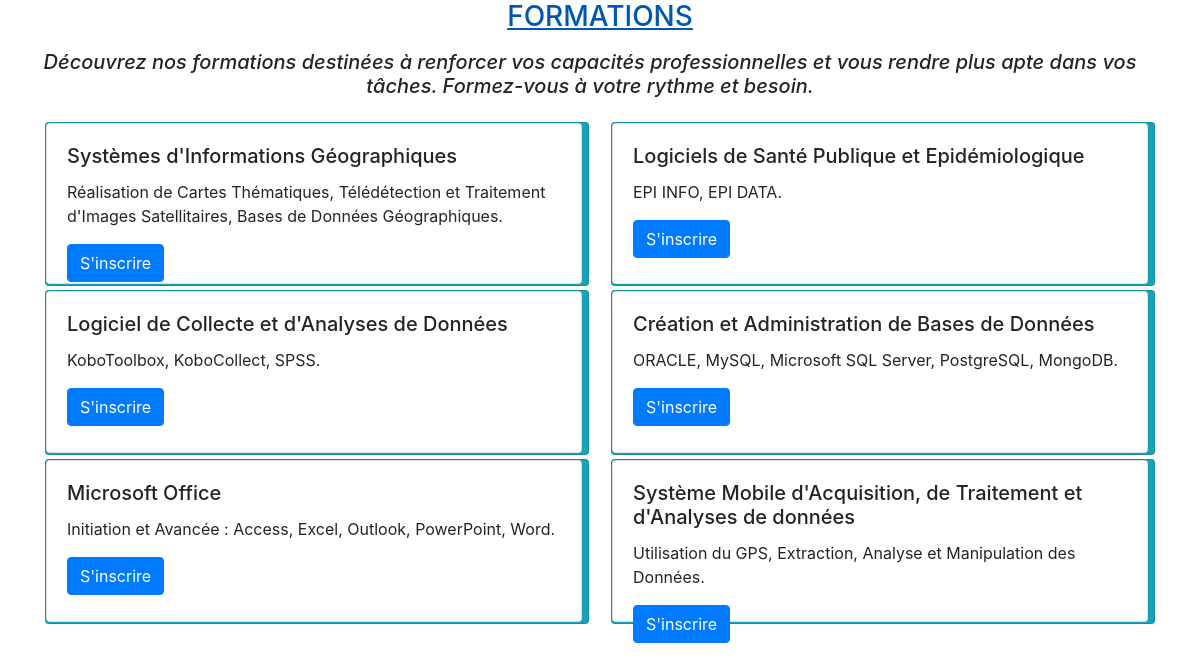
Page /formations on the committed database.
### formations/models.py (models this page shows)
class Formations(models.Model):
    lib_fomration = models.CharField(max_length=200)
    module_formation = models.TextField()

### formations/views.py (the view)
# urls.py: path('formations', include('formations.urls')),
def formations(request):
    formations=Formations.objects.all()
    return render(request,'formations.html',{'formations':formations})

### templates/formations.html (shortened to what this page needs)
<!DOCTYPE html>
<html lang="en">
<head>
    <link rel="stylesheet" href="https://cdn.jsdelivr.net/npm/bootstrap@4.5.3/dist/css/bootstrap.min.css"
>
</head>
<body>
<a href="" class="alert-primary">
    <h3 class="text-center">FORMATIONS</h3>
</a>
<nav class="navbar navbar-light">
    <div class="container d-flex align-items-center" style="height: 3rem;">
        <div class="font-italic">
            <div class="row" style="width: 70rem; text-align:center;">
                <h5 class="text-center">
                    <p>
                        Découvrez nos formations destinées à renforcer vos capacités professionnelles
                        et vous rendre plus apte dans vos tâches. Formez-vous à votre rythme et besoin.
                    </p>
                </h5>
            </div>
        </div>
        {% block content %}
        {% for x in formations %}
        <div class="card text-blue bg-info mb-1" style="width: 34rem; height: 10.3rem;">
        <div class="row no-gutters">
            <div class="col-md-4">
                <div class="card" style="width: 33.5rem; height: 10.1rem;">
                    <div class="card-body">
                        <h5 class="card-title">{{x.lib_fomration}}</h5>
                        <p class="card-text">{{x.module_formation}}</p>
                        <a href="#" class="btn btn-primary">S'inscrire</a>
                    </div>
                </div>
            </div>
        </div>
        </div>
        {% endfor %}
        {% endblock %}
    </div>
</nav>
</body>
</html>

### templates/formations.html (style rules this page uses)
body { background: white; }

### rows in the picture
Formations: lib_fomration "Systèmes d'Informations Géographiques", module_formation "Réalisation de Cartes Thématiques, Télédétection et Traitement d'Images Satellitaires, Bases de Données Géographiques."
Formations: lib_fomration "Logiciels de Santé Publique et Epidémiologique", module_formation "EPI INFO, EPI DATA."
Formations: lib_fomration "Logiciel de Collecte et d'Analyses de Données", module_formation "KoboToolbox, KoboCollect, SPSS."
Formations: lib_fomration "Création et Administration de Bases de Données", module_formation "ORACLE, MySQL, Microsoft SQL Server, PostgreSQL, MongoDB."
Formations: lib_fomration "Microsoft Office", module_formation "Initiation et Avancée : Access, Excel, Outlook, PowerPoint, Word."
Formations: lib_fomration "Système Mobile d'Acquisition, de Traitement et d'Analyses de données", module_formation "Utilisation du GPS, Extraction, Analyse et Manipulation des Données."
